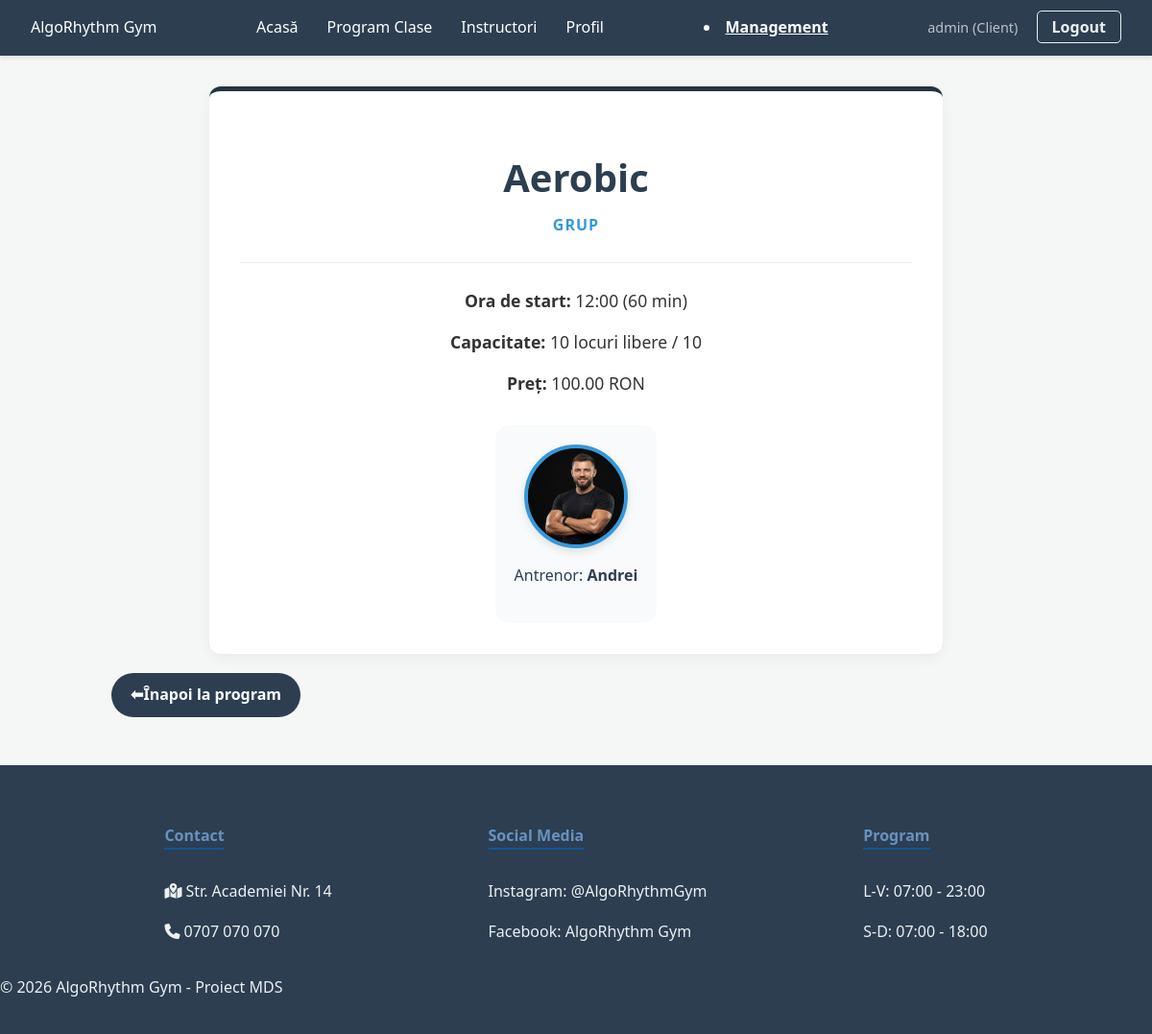
Page /clasa/1/ (signed in) on the earlier database version.
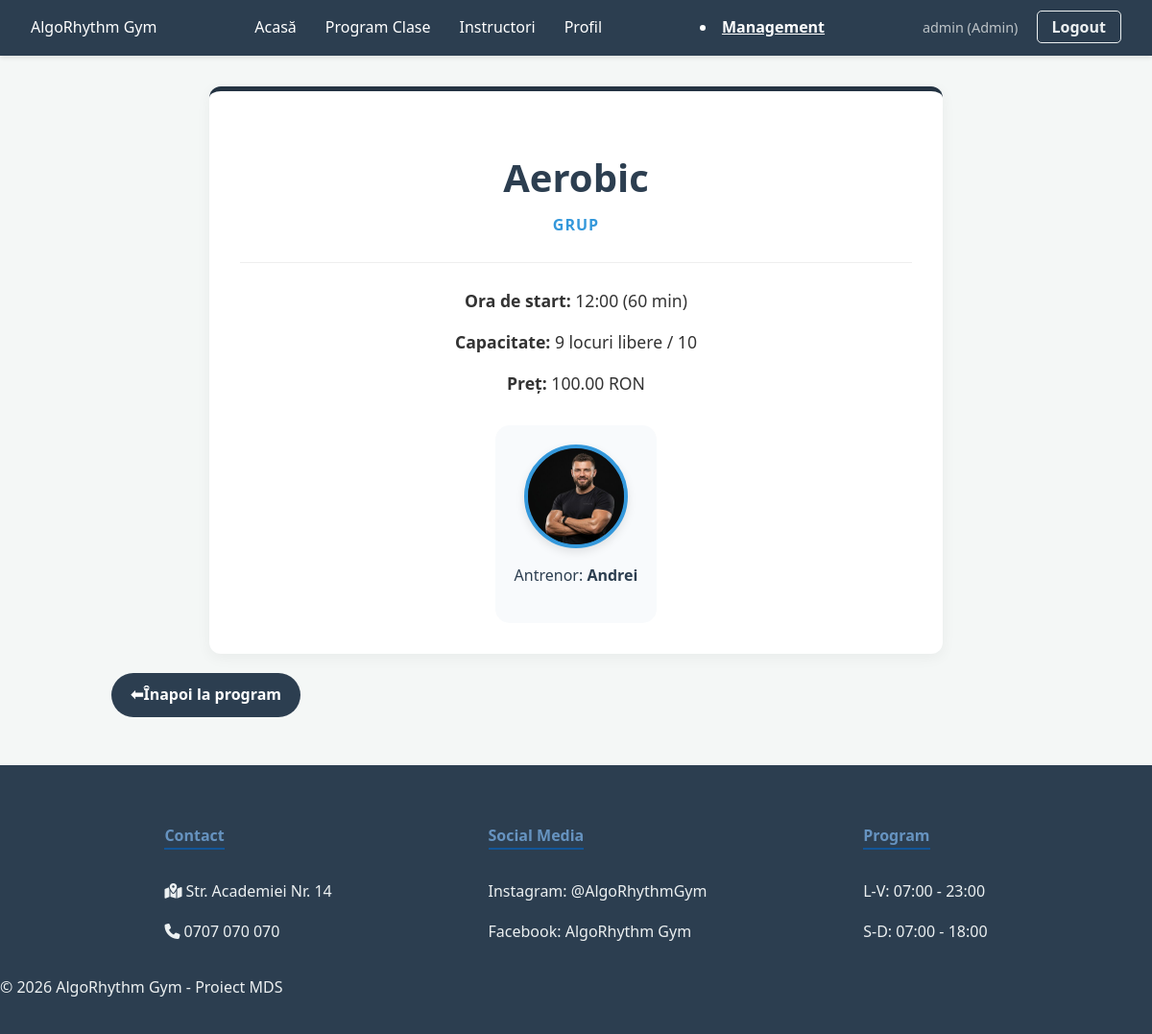
Same page on the later database version.
### fitness_app/models.py (models this page shows, shortened)
class User(AbstractUser):
    IS_INSTRUCTOR = 'INS'
    IS_CLIENT = 'CLI'
    IS_ADMIN = 'ADM'
    ROLE_CHOICES = [
        (IS_INSTRUCTOR, 'Instructor'),
        (IS_CLIENT, 'Client'),
        (IS_ADMIN, 'Admin'),
    ]
    role = models.CharField(max_length=3, choices=ROLE_CHOICES, default=IS_CLIENT)
    gender = models.CharField(max_length=10, choices=[('M', 'Masculin'), ('F', 'Feminin')], blank=True)
    is_child = models.BooleanField(default=False)
    parent = models.ForeignKey('self', on_delete=models.CASCADE, null=True, blank=True, related_name='children')
    referred_by = models.ForeignKey('self', on_delete=models.SET_NULL, null=True, blank=True, related_name='referrals')
    referral_count = models.IntegerField(default=0)
    referral_discount_available = models.IntegerField(default=0)  # nr de reduceri neutilizate
    experience_years = models.IntegerField(null=True, blank=True)
    bio_short = models.TextField(null=True, blank=True)
    profile_picture = models.ImageField(upload_to='instructors/', null=True, blank=True)
    fitness_goal = models.TextField(blank=True)
    frequency_per_week = models.IntegerField(default=0)

class FitnessClass(models.Model):
    CLASS_TYPES = [
        ('1TO1', 'Personal Training'),
        ('GRP', 'Grup'),
        ('IND', 'Individual (fără antrenor)'),
    ]
    type = models.CharField(max_length=4, choices=CLASS_TYPES, default='GRP')
    instructor = models.ForeignKey(User, on_delete=models.CASCADE, null=True, blank=True, limit_choices_to={'role': 'INS'})
    is_for_women_only = models.BooleanField(default=False)
    is_for_children = models.BooleanField(default=False)
    name = models.CharField(max_length=100)
    price = models.DecimalField(max_digits=6, decimal_places=2, default=0)
    early_bird_hours_before = models.PositiveIntegerField(default=24)
    early_bird_discount_percent = models.DecimalField(max_digits=5, decimal_places=2, default=10)
    duration_minutes = models.PositiveIntegerField(default=60)
    max_capacity = models.PositiveIntegerField()
    @property
    def available_spots(self):
        return self.max_capacity - self.booking_set.count()
    start_time = models.DateTimeField()

### fitness_app/views.py (the view)
# urls.py: path('clasa/<int:class_id>/', views.class_detail_view, name='class_detail'),
def class_detail_view(request, class_id):
    fitness_class = get_object_or_404(FitnessClass, id=class_id)
    return render(request, 'class_detail.html', {'fitness_class': fitness_class})

### fitness_app/templates/class_detail.html
{% extends 'base.html' %}
{% block content %}
<div class="container">
    <div class="welcome-card class-detail-card">
        <div class="class-header">
            <h1 class="class-title">{{ fitness_class.name }}</h1>
            <span class="badge-type">{{ fitness_class.get_type_display }}</span>
        </div>
        <hr class="divider">
        <div class="class-info-grid">
            <div class="info-item">
                <strong>Ora de start:</strong>
                <span>{{ fitness_class.start_time|date:"H:i" }} ({{ fitness_class.duration_minutes }} min)</span>
            </div>
            <div class="info-item">
                <strong>Capacitate:</strong>
                <span>{{ fitness_class.available_spots }} locuri libere / {{ fitness_class.max_capacity }}</span>
            </div>
            <div class="info-item">
                <strong>Preț:</strong>
                <span class="price-tag">{{ fitness_class.price }} RON</span>
            </div>
        </div>
        <div class="instructor-showcase">
            <a href="{% url 'instructor_detail' fitness_class.instructor.id %}" class="instructor-link">
                <div class="photo-container">
                    {% if fitness_class.instructor.profile_picture %}
                        <img src="{{ fitness_class.instructor.profile_picture.url }}" class="profile-img-small">
                    {% else %}
                        <div class="placeholder-circle-small">
                            {{ fitness_class.instructor.first_name|first }}
                        </div>
                    {% endif %}
                </div>
                <p class="instructor-label">Antrenor: <strong>{{ fitness_class.instructor.first_name }}</strong></p>
            </a>
        </div>
    </div>
    <div class="navigation-actions">
        <a href="{% url 'fitness_classes_list' %}" class="btn-back">
            <span class="icon">⬅</span> Înapoi la program
        </a>
    </div>
</div>
{% endblock %}

### fitness_app/templates/base.html (shortened to what this page needs)
{% load static %}
<!DOCTYPE html>
<html lang="ro">
<head>
    <link rel="stylesheet" href="{% static 'fitness_app/css/style.css' %}">
     <link rel="stylesheet" href="https://cdnjs.cloudflare.com/ajax/libs/font-awesome/6.4.2/css/all.min.css">
</head>
<body>
    <nav class="navbar">
        <div class="nav-brand">AlgoRhythm Gym</div>
            <ul class="nav-links">
                <li><a href="{% url 'home' %}">Acasă</a></li>
                <li><a href="{% url 'fitness_classes_list' %}">Program Clase</a></li>
                <li><a href="{% url 'instructors' %}">Instructori</a></li>
                <li><a href="{% url 'profile' %}">Profil</a></li>
            </ul>
            {% if user.is_staff %}
                <li><a href="{% url 'admin_dashboard' %}" style="color: white; font-weight: bold; ">Management</a></li>
            {% endif %}
            <div class="nav-auth">
                <span class="user-tag">{{ user.username }} ({{ user.get_role_display }})</span>
                <a href="{% url 'logout' %}" class="btn-logout">Logout</a>
            </div>
    </nav>
    <div class="container">
        {% block content %}
        {% endblock %}
    </div>
    <footer class="main-footer">
        <div class="footer-container">
            <div class="footer-section">
                <h4>Contact</h4>
                <p><i class="fa-solid fa-map-location-dot"></i> Str. Academiei Nr. 14</p>
                <p><i class="fa-solid fa-phone"></i> 0707 070 070</p>
            </div>
            <div class="footer-section">
                <h4>Social Media</h4>
                <p>Instagram: @AlgoRhythmGym</p>
                <p>Facebook: AlgoRhythm Gym</p>
            </div>
            <div class="footer-section">
                <h4>Program</h4>
                <p>L-V: 07:00 - 23:00</p>
                <p>S-D: 07:00 - 18:00</p>
            </div>
        </div>
        <div class="footer-bottom">
            <p>&copy; 2026 AlgoRhythm Gym - Proiect MDS</p>
        </div>
    </footer>
</body>
</html>

Differences in the rows shown:
changed User "admin": role "Client" → "Admin"
computed for FitnessClass "Aerobic": available_spots "10" → "9"
